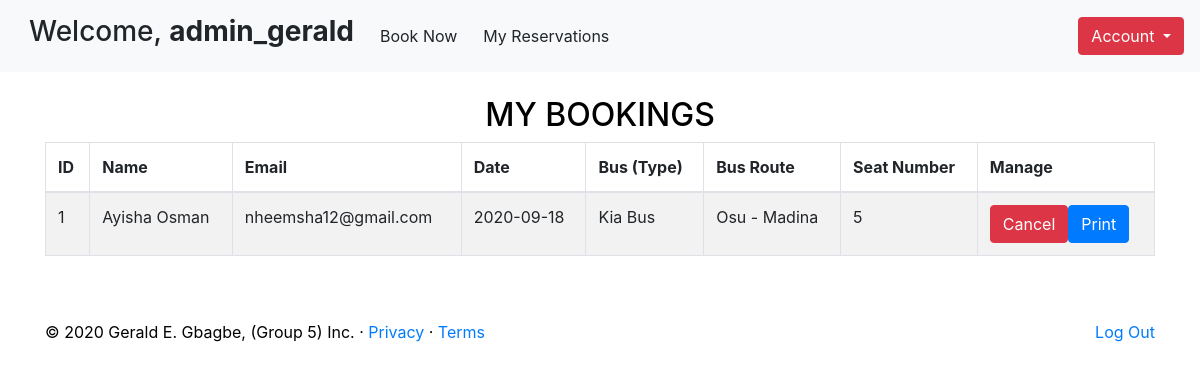
/user/reservations.php (signed in), run on the app's committed database.
### tables this page shows
CREATE TABLE `bookings` (
  `id` int(11) NOT NULL,
  `name` varchar(50) NOT NULL,
  `email` varchar(50) NOT NULL,
  `created_on` date NOT NULL,
  `bus` varchar(50) NOT NULL,
  `route` varchar(50) NOT NULL,
  `seat` int(50) NOT NULL
);

### user/reservations.php (the view, shortened to what this page needs)
<?php
include_once("config.php");
?>
<?php
    $fetch = mysqli_query($link, "select * from bookings" );
?>
<!DOCTYPE html>
<html lang="en">
<head>
    <link href="../assets/dist/css/bootstrap.min.css" rel="stylesheet">
    <link href="welcome.css" rel="stylesheet">
  </head>
  <header>
  <nav class="navbar navbar-expand-md navbar-light fixed-top bg-light">
  <a class="btn" href="welcome.php"><h3>Welcome, <b><?php echo htmlspecialchars($_SESSION["username"]); ?></b></h3></a>
    <div class="collapse navbar-collapse" id="navbarCollapse">
      <ul class="navbar-nav mr-auto">
      <li>
          <a class="btn" href="book.php">Book Now</a>
        </li>
        <li>
          <a class="btn" href="reservations.php">My Reservations</a>
        </li>
      </ul>
      <div class="dropdown">
        <button class="btn btn-danger dropdown-toggle" type="button" id="dropdownMenuButton" data-toggle="dropdown" aria-haspopup="true" aria-expanded="false">
          Account
        </button>
  </nav>
  </header>
<body>
  <br>
  <br>
  <div class="table-responsive container">
       <table id="zero_config" class="table table-striped table-bordered no-wrap">
                 <thead>
                   <h2 class="text-center">MY BOOKINGS</h2>
                      <tr>
                      <th>ID</th>
                             <th>Name</th>
                             <th>Email</th>
                             <th>Date</th>
                              <th>Bus (Type)</th>
                            <th>Bus Route</th>
                            <th>Seat Number</th>
                            <th>Manage</th>
                      </tr>
                  </thead>
                                        <tbody>
                                        <?php
                                            if(mysqli_num_rows ($fetch) > 0){
                                                while($row = mysqli_fetch_assoc($fetch))
                                                {
                                            ?>
                                            <tr>
                                            <td><?php echo $row['id'];?></td>
                                                <td><?php echo $row['name'];?></td>
                                                <td><?php echo $row['email'];?></td>
                                                <td><?php echo $row['created_on'];?></td>
                                                <td><?php echo $row['bus'];?></td>
                                                <td><?php echo $row['route'];?></td>
                                                <td><?php echo $row['seat'];?></td>
                                                <td><a class="btn btn-danger" href=""> Cancel</a><a class="btn btn-primary" href="">Print</a></td>
                                            </tr>
                                            <?php
                                            }}
                                            ?>
                                        </tbody>
                                    </table>
                                </div>
<br>
<br>
  <footer class="container align-center">
    <p class="float-right"><a href="logout.php">Log Out</a></p>
    <p>&copy; 2020 Gerald E. Gbagbe, (Group 5) Inc. &middot; <a href="#">Privacy</a> &middot; <a href="#">Terms</a></p>
  </footer>
</body>
</html>

### user/welcome.css (style rules this page uses)
body { padding-top: 3rem; padding-bottom: 3rem; color: black; background:white; }

### data on the page
bookings: id "1", name "Ayisha Osman", email "nheemsha12@gmail.com", created_on "2020-09-18", bus "Kia Bus", route "Osu - Madina", seat "5"

### other printed values
$_SESSION["username"] "admin_gerald"
